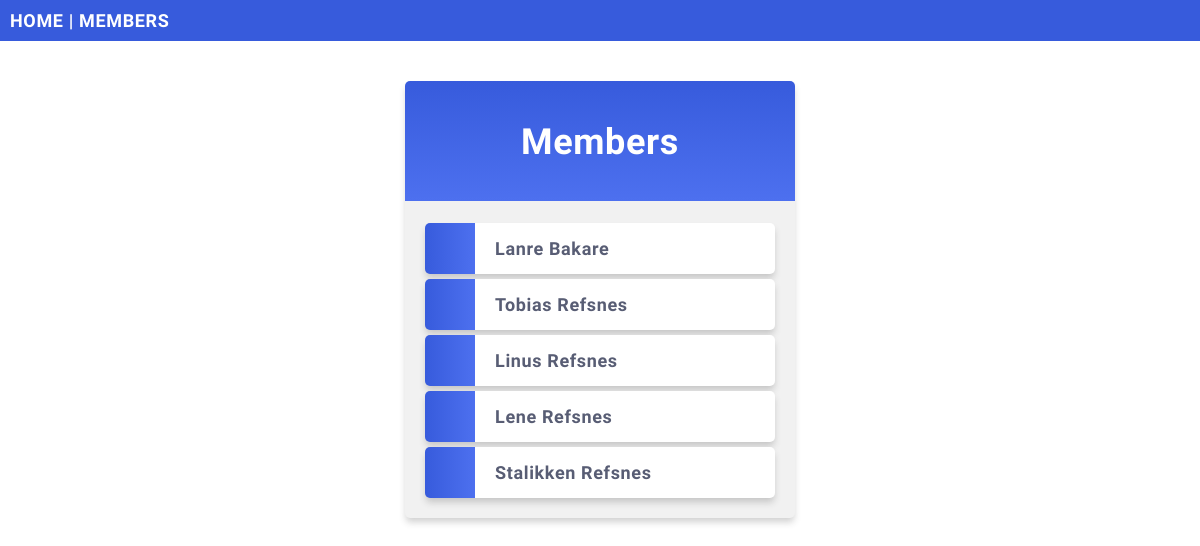
/members/, run on an earlier commit of the app's database.
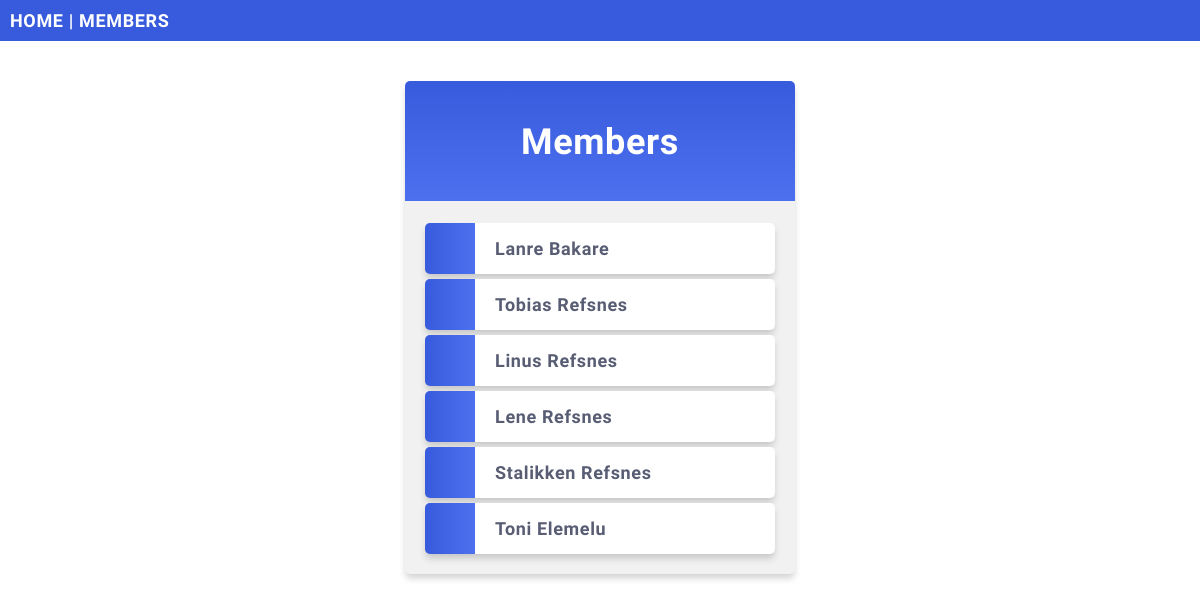
And on a later commit of the database.
### members/models.py (models this page shows, shortened)
class Member(models.Model):
    firstname = models.CharField(max_length=255)
    lastname = models.CharField(max_length=255)
    phone = models.IntegerField(null=True)
    joined_date = models.DateField(null=True)

### members/views.py (the view)
# urls.py: path("members/", views.members, name="members"),
def members(request):
    my_members = Member.objects.all().values()
    my_members_name = Member._meta.verbose_name
    template = loader.get_template("all_members.html")
    context = {"my_members": my_members, "page_header": my_members_name.capitalize()}
    return HttpResponse(template.render(context, request))

### members/templates/all_members.html (shortened to what this page needs)
{% extends 'base.html' %}
{% block content %}
    <div class="mycard">
        <h1>Members</h1>
        <ul>
            {% for x in my_members %}
                <li onclick="window.location = 'details/{{ x.id }}'">{{ x.firstname }} {{ x.lastname }}</li>
            {% endfor %}
        </ul>
    </div>
{% endblock %}

### members/templates/base.html (shortened to what this page needs)
{% load static %}
<!DOCTYPE html>
<html lang="en-GB">
<head>
    <link rel="stylesheet" href="{% static 'mystyles.css' %}">
</head>
<body>
<div class="topnav">
    <a href="/">HOME</a> |
    <a href="/members">MEMBERS</a>
</div>
{% block content %}{% endblock %}
</body>
</html>

### mystaticfiles/mystyles.css (style rules this page uses)
body { margin: 0; font: 600 18px 'Source Sans Pro', sans-serif; letter-spacing: 0.64px; color: #585d74; }
.topnav { background-color: #375BDC; color: #ffffff; padding: 10px; }
.topnav a:link, .topnav a:visited { text-decoration: none; color: #ffffff; }
.mycard { background-color: #f1f1f1; background-image: linear-gradient(to bottom, #375BDC, #4D70EF); background-size: 100% 120px; background-repeat: no-repeat; margin: 40px auto; width: 350px; border-radius: 5px; box-shadow: 0 5px 7px -1px rgba(51, 51, 51, 0.23); padding: 20px; }
.mycard h1 { text-align: center; color: #ffffff; margin: 20px 0 60px 0; }
ul { list-style-type: none; padding: 0; margin: 0; }
li { background-color: #ffffff; background-image: linear-gradient(to right, #375BDC, #4D70EF); background-size: 50px 60px; background-repeat: no-repeat; cursor: pointer; transition: transform .25s; border-radius: 5px; box-shadow: 0 5px 7px -1px rgba(51, 51, 51, 0.23); padding: 15px; padding-left: 70px; margin-top: 5px; }
a:link, a:visited { color: #375BDC; }

What changed in the data, as far as the page shows it:
added Member: firstname "Toni", lastname "Elemelu"
